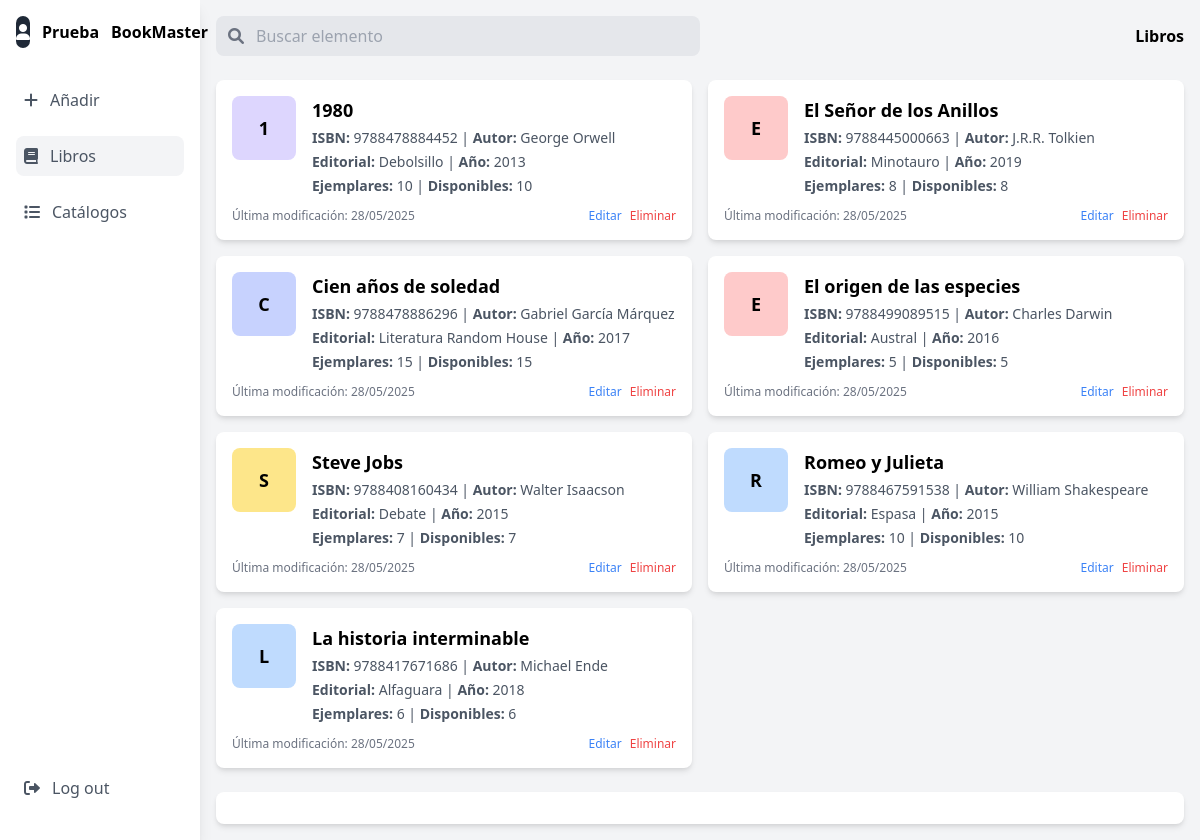
/index.php?view=admin&action=dashboard (signed in), run on the app's committed database.
### tables this page shows
CREATE TABLE `libros` (
  `id` int(11) NOT NULL,
  `isbn` varchar(13) NOT NULL,
  `titulo` varchar(255) NOT NULL,
  `autor` varchar(255) NOT NULL,
  `editorial` varchar(255) DEFAULT NULL,
  `anio_publicacion` year(4) DEFAULT NULL,
  `categoria_id` int(11) DEFAULT NULL,
  `numero_paginas` int(11) DEFAULT NULL,
  `cantidad_ejemplares` int(11) NOT NULL,
  `disponibles` int(11) NOT NULL,
  `fecha_modificacion` datetime DEFAULT current_timestamp() ON UPDATE current_timestamp(),
  `usuario_modificacion` varchar(100) DEFAULT NULL,
  `eliminado` tinyint(1) DEFAULT 0
);

### controllers/admin_controller.php (called while the page is built, shortened)
<?php
    class AdminController {
        public function dashboard() {
            require_once __DIR__ . '/../views/admin/dashboard.php';
        }
    }
?>

### models/conexion.php (called while the page is built, shortened)
<?php
	class Conexion
	{
		private $host='localhost';
		private $usuario='root';
		private $password = '';
		private $base='bookmaster';
		public $sentencia;
		private $conexion;
		private function abrir_conexion(){
			$this->conexion = new mysqli($this->host,$this->usuario,$this->password,$this->base);
		}
		public function obtener_sentencia(){
			$result = $this->conexion->query($this->sentencia);
			return $result;
		}
	}
?>

### models/contacto.php (called while the page is built, shortened)
<?php
    include 'conexion.php';
    class Contacto extends Conexion {
        public function libros() {
            $this->sentencia = "SELECT * FROM libros";
            return $this->obtener_sentencia();
        }
    }
?>

### views/admin/partials/content_books.php (the view, shortened to what this page needs)
<div id="content-books" class="content-section">
    <div class="grid grid-cols-2 gap-4 mb-6">
        <?php
        require_once __DIR__ . '/../../../models/contacto.php';
        $contacto = new Contacto();
        $result = $contacto->libros();
        $books = [];
        if ($result && $result->num_rows > 0) {
            while ($row = $result->fetch_object()) {
                $books[] = $row;
            }
        }
        foreach ($books as $book):
            $bgColors = ['bg-yellow-200', 'bg-purple-200', 'bg-green-200', 'bg-blue-200', 'bg-red-200', 'bg-indigo-200'];
            $colorIndex = isset($book->categoria_id) ? crc32($book->categoria_id) % count($bgColors) : 0;
            $bgColor = $bgColors[$colorIndex];
        ?>
        <div class="bg-white p-4 rounded-lg shadow-md">
            <div class="flex mb-3">
                <div class="w-16 h-16 <?= $bgColor ?> rounded-lg flex items-center justify-center mr-4">
                    <span class="font-bold text-lg"><?= substr($book->titulo, 0, 1) ?></span>
                </div>
                <div>
                    <h3 class="font-bold text-lg"><?= $book->titulo ?></h3>
                    <p class="text-gray-600 text-sm mt-1">
                        <span class="font-semibold">ISBN:</span> <?= $book->isbn ?> |
                        <span class="font-semibold">Autor:</span> <?= $book->autor ?>
                    </p>
                    <p class="text-gray-600 text-sm mt-1">
                        <span class="font-semibold">Editorial:</span> <?= $book->editorial ?> |
                        <span class="font-semibold">Año:</span> <?= $book->anio_publicacion ?>
                    </p>
                    <p class="text-gray-600 text-sm mt-1">
                        <span class="font-semibold">Ejemplares:</span> <?= $book->cantidad_ejemplares ?> |
                        <span class="font-semibold">Disponibles:</span> <?= $book->disponibles ?>
                    </p>
                </div>
            </div>
            <div class="flex justify-between items-center">
                <span class="text-xs text-gray-500">Última modificación: <?= date('d/m/Y', strtotime($book->fecha_modificacion)) ?></span>
                <div class="flex space-x-2">
                    <a href="<?= base_url('admin/books/edit/' . $book->id) ?>" class="text-blue-500 hover:underline text-xs">
                        Editar
                    </a>
                    <button type="button" class="delete-book-btn text-red-500 hover:underline text-xs" data-id="<?= $book->id ?>" data-title="<?= htmlspecialchars($book->titulo) ?>">
                        Eliminar
                    </button>
                </div>
            </div>
        </div>
        <?php endforeach; ?>
    </div>
    <div class="bg-white p-4 rounded-lg shadow-md">
    </div>
</div>

### index.php (shortened to what this page needs)
<?php
function base_url($path = '') {
    $base_url = '/Bookmaster/';
    return $base_url . ltrim($path, '/');
}
require_once __DIR__ . '/controllers/admin_controller.php';
$view = isset($_GET['view']) ? $_GET['view'] : 'login';
$action = isset($_GET['action']) ? $_GET['action'] : 'index';
switch ($view) {
    case 'admin':
        $controller = new AdminController();
        if ($action === 'dashboard') {
            $controller->dashboard();
        } else {
            $controller->dashboard();
        }
        break;
}

### views/admin/dashboard.php (shortened to what this page needs)
<!DOCTYPE html>
<html lang="en">
<head>
    <link href="https://cdn.jsdelivr.net/npm/tailwindcss@2.2.19/dist/tailwind.min.css" rel="stylesheet">
    <link rel="stylesheet" href="https://cdnjs.cloudflare.com/ajax/libs/font-awesome/6.0.0-beta3/css/all.min.css">
</head>
<body class="bg-gray-100">
    <div class="flex h-screen">
        <?php include_once 'partials/sidebar.php'; ?>
        <div class="flex-1 p-4 overflow-y-auto">
            <div class="flex justify-between items-center mb-6">
                <div class="w-1/2">
                    <div class="relative">
                        <input type="text" class="w-full bg-gray-200 rounded-lg pl-10 pr-4 py-2 focus:outline-none" placeholder="Buscar elemento">
                        <div class="absolute left-3 top-2 text-gray-500">
                            <i class="fas fa-search"></i>
                        </div>
                    </div>
                </div>
                <div>
                    <span id="section-title" class="font-semibold">Libros</span>
                </div>
            </div>
            <?php include_once 'partials/content_books.php'; ?>
        </div>
    </div>
</body>
</html>

### views/admin/partials/sidebar.php
<div class="w-1/6 bg-white shadow-lg p-4">
    <div class="flex items-center mb-8">
        <div class="w-8 h-8 rounded-full bg-gray-800 flex items-center justify-center text-white mr-3">
            <i class="fas fa-user"></i>
        </div>
        <span class="font-semibold"><?= isset($_SESSION['nombre']) ? $_SESSION['nombre'] : (isset($_SESSION['user']['nombre']) ? $_SESSION['user']['nombre'] : 'Usuario') ?></span>
        <div class="ml-3 font-bold">BookMaster</div>
    </div>
    <div class="space-y-4">
        <div id="menu-add" class="flex items-center text-gray-600 py-2 hover:bg-gray-100 rounded-lg px-2 cursor-pointer">
            <i class="fas fa-plus mr-3"></i>
            <span>Añadir</span>
        </div>
        <div id="menu-books" class="flex items-center text-gray-600 py-2 bg-gray-100 rounded-lg px-2 cursor-pointer">
            <i class="fas fa-book mr-3"></i>
            <span>Libros</span>
        </div>
        <div id="menu-catalogs" class="flex items-center text-gray-600 py-2 hover:bg-gray-100 rounded-lg px-2 cursor-pointer">
            <i class="fas fa-list mr-3"></i>
            <span>Catálogos</span>
        </div>
    </div>
    <div class="absolute bottom-8 left-4 space-y-4">
        <div id="menu-logout" class="flex items-center text-gray-600 py-2 hover:bg-gray-100 rounded-lg px-2 cursor-pointer">
            <a href="/Bookmaster/views/login/logout.php" class="flex items-center">
                <i class="fas fa-sign-out-alt mr-3"></i>
                <span>Log out</span>
            </a>
        </div>
    </div>
</div>

### data on the page
libros: titulo "1", titulo "1980", isbn "9788478884452", autor "George Orwell", editorial "Debolsillo", anio_publicacion "2013", cantidad_ejemplares "10", disponibles "10", fecha_modificacion "28/05/2025"
libros: titulo "E", titulo "El Señor de los Anillos", isbn "9788445000663", autor "J.R.R. Tolkien", editorial "Minotauro", anio_publicacion "2019", cantidad_ejemplares "8", disponibles "8", fecha_modificacion "28/05/2025"
libros: titulo "C", titulo "Cien años de soledad", isbn "9788478886296", autor "Gabriel García Márquez", editorial "Literatura Random House", anio_publicacion "2017", cantidad_ejemplares "15", disponibles "15", fecha_modificacion "28/05/2025"
libros: titulo "E", titulo "El origen de las especies", isbn "9788499089515", autor "Charles Darwin", editorial "Austral", anio_publicacion "2016", cantidad_ejemplares "5", disponibles "5", fecha_modificacion "28/05/2025"
libros: titulo "S", titulo "Steve Jobs", isbn "9788408160434", autor "Walter Isaacson", editorial "Debate", anio_publicacion "2015", cantidad_ejemplares "7", disponibles "7", fecha_modificacion "28/05/2025"
libros: titulo "R", titulo "Romeo y Julieta", isbn "9788467591538", autor "William Shakespeare", editorial "Espasa", anio_publicacion "2015", cantidad_ejemplares "10", disponibles "10", fecha_modificacion "28/05/2025"
libros: titulo "L", titulo "La historia interminable", isbn "9788417671686", autor "Michael Ende", editorial "Alfaguara", anio_publicacion "2018", cantidad_ejemplares "6", disponibles "6", fecha_modificacion "28/05/2025"

### other printed values
$_SESSION['nombre'] "Prueba"
